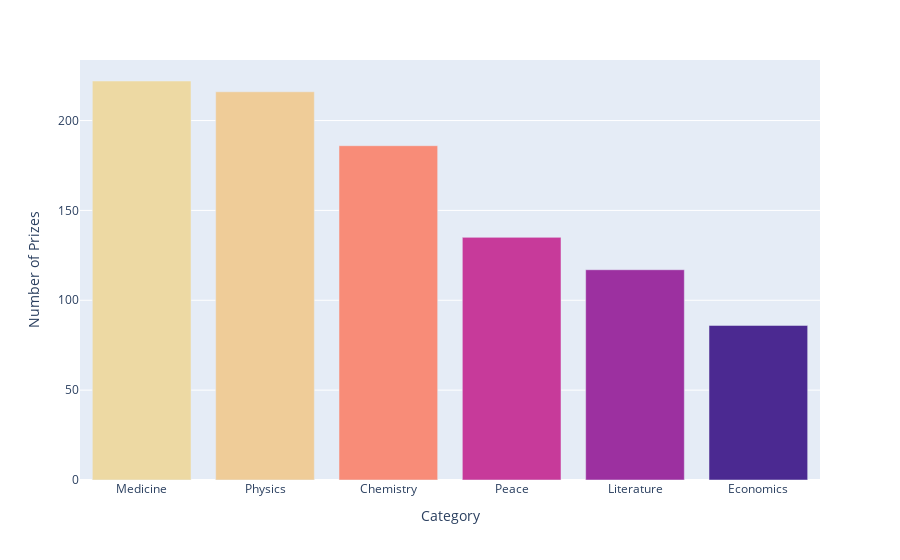

The cell this chart's notebook holds for it:
### Code cell
category_counts = df_data['category'].value_counts()
bb = px.bar(x=category_counts.index, y=category_counts.values, color=category_counts.values, color_continuous_scale='agsunset')
bb.update_layout(xaxis_title='Category', yaxis_title='Number of Prizes', coloraxis_showscale=False)

### Figure 1 — Plotly figure (JSON) as saved in the notebook; plotly's stock layout.template omitted (floating-point values rounded to 4 significant figures)
{"data": [{"hovertemplate": "x=%{x}<br>y=%{y}<br>color=%{marker.color}<extra></extra>", "legendgroup": "", "marker": {"color": [222, 216, 186, 135, 117, 86], "coloraxis": "coloraxis", "pattern": {"shape": ""}}, "name": "", "orientation": "v", "showlegend": false, "textposition": "auto", "type": "bar", "x": ["Medicine", "Physics", "Chemistry", "Peace", "Literature", "Economics"], "xaxis": "x", "y": [222, 216, 186, 135, 117, 86], "yaxis": "y"}], "layout": {"barmode": "relative", "coloraxis": {"colorbar": {"title": {"text": "color"}}, "colorscale": [[0, "rgb(75, 41, 145)"], [0.1667, "rgb(135, 44, 162)"], [0.3333, "rgb(192, 54, 157)"], [0.5, "rgb(234, 79, 136)"], [0.6667, "rgb(250, 120, 118)"], [0.8333, "rgb(246, 169, 122)"], [1, "rgb(237, 217, 163)"]], "showscale": false}, "legend": {"tracegroupgap": 0}, "margin": {"t": 60}, "xaxis": {"anchor": "y", "domain": [0, 1], "title": {"text": "Category"}}, "yaxis": {"anchor": "x", "domain": [0, 1], "title": {"text": "Number of Prizes"}}}}
